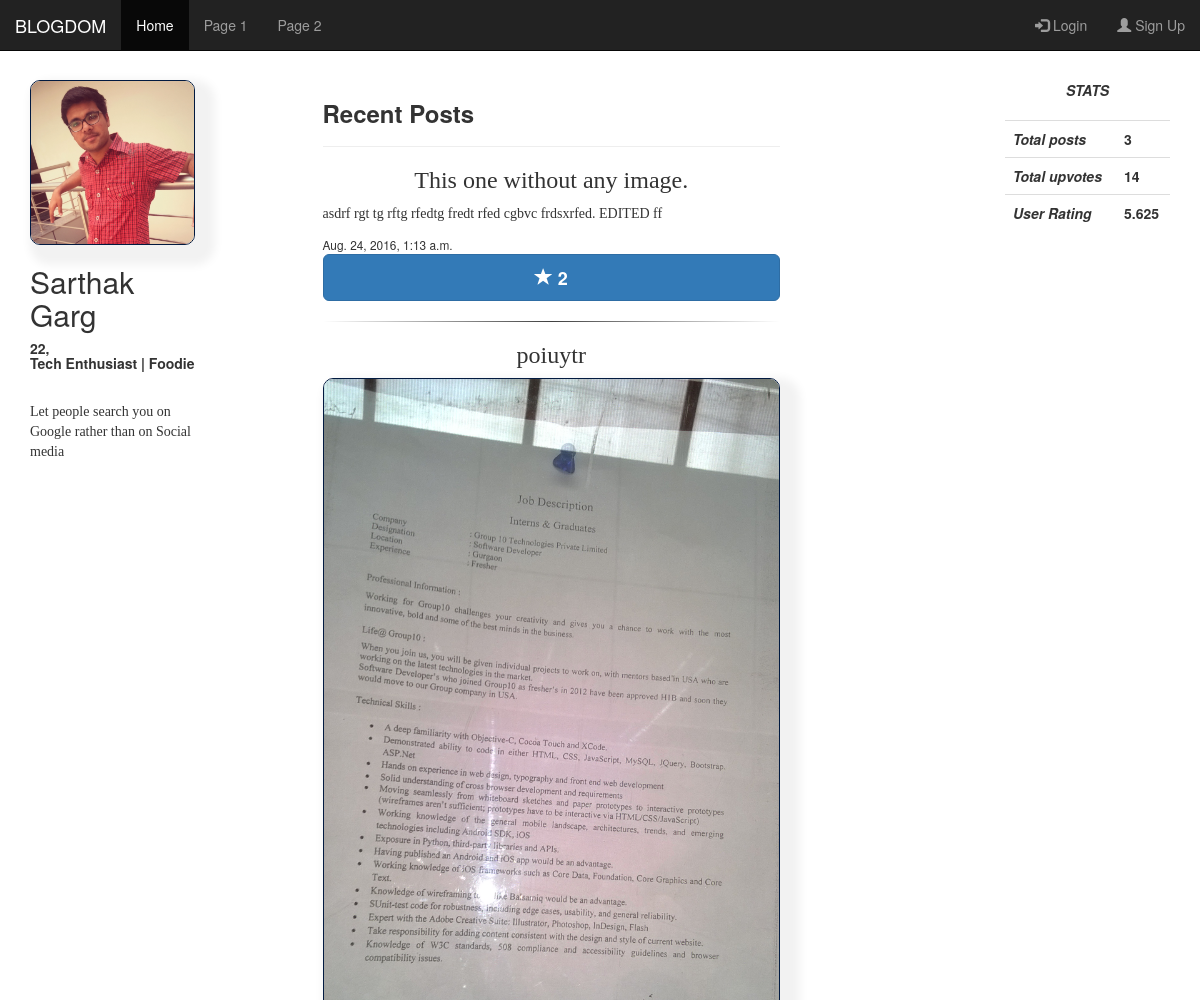
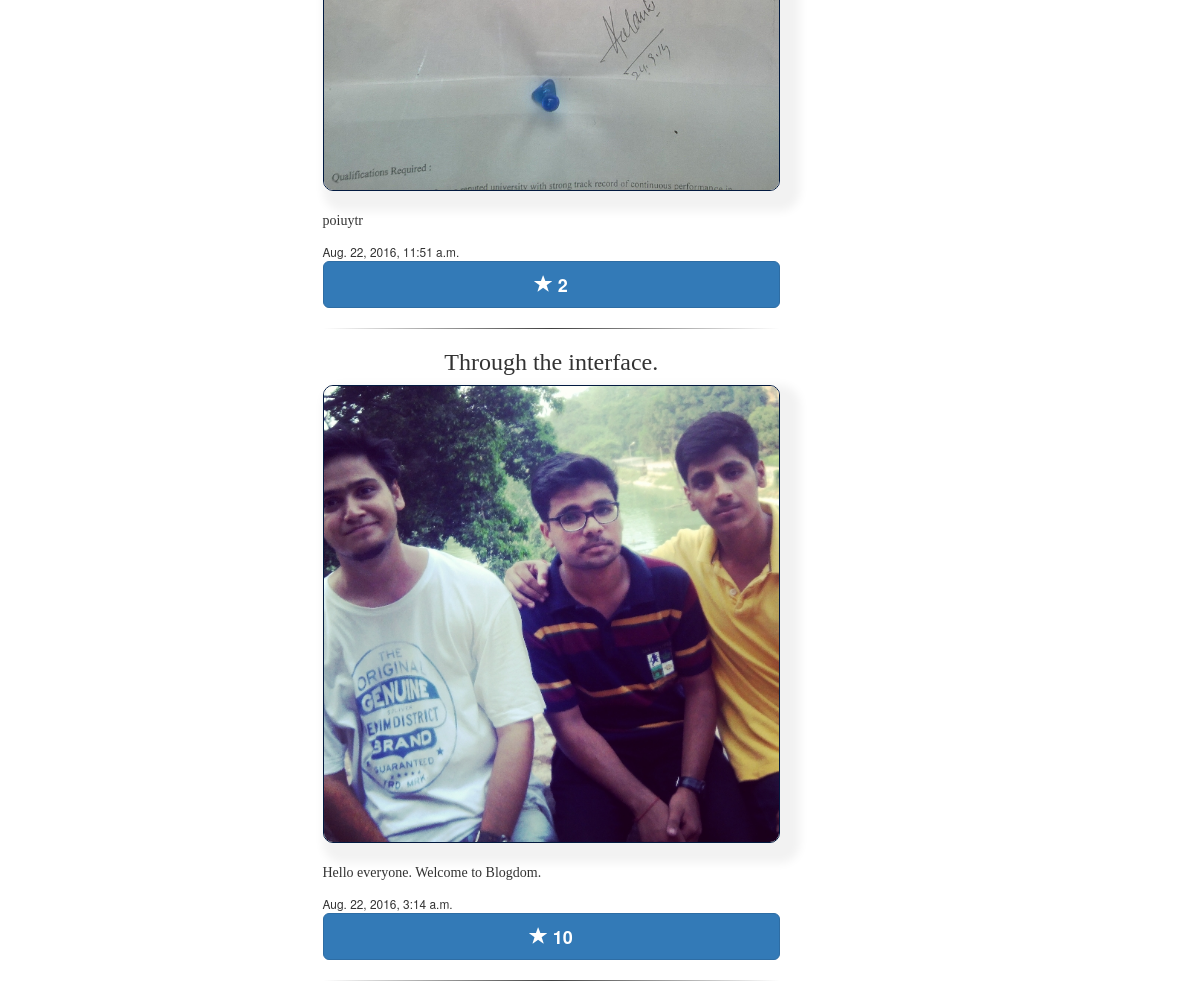
Page /blogs/gargsarthak30/ on the earlier database version (2 pictures, top to bottom).
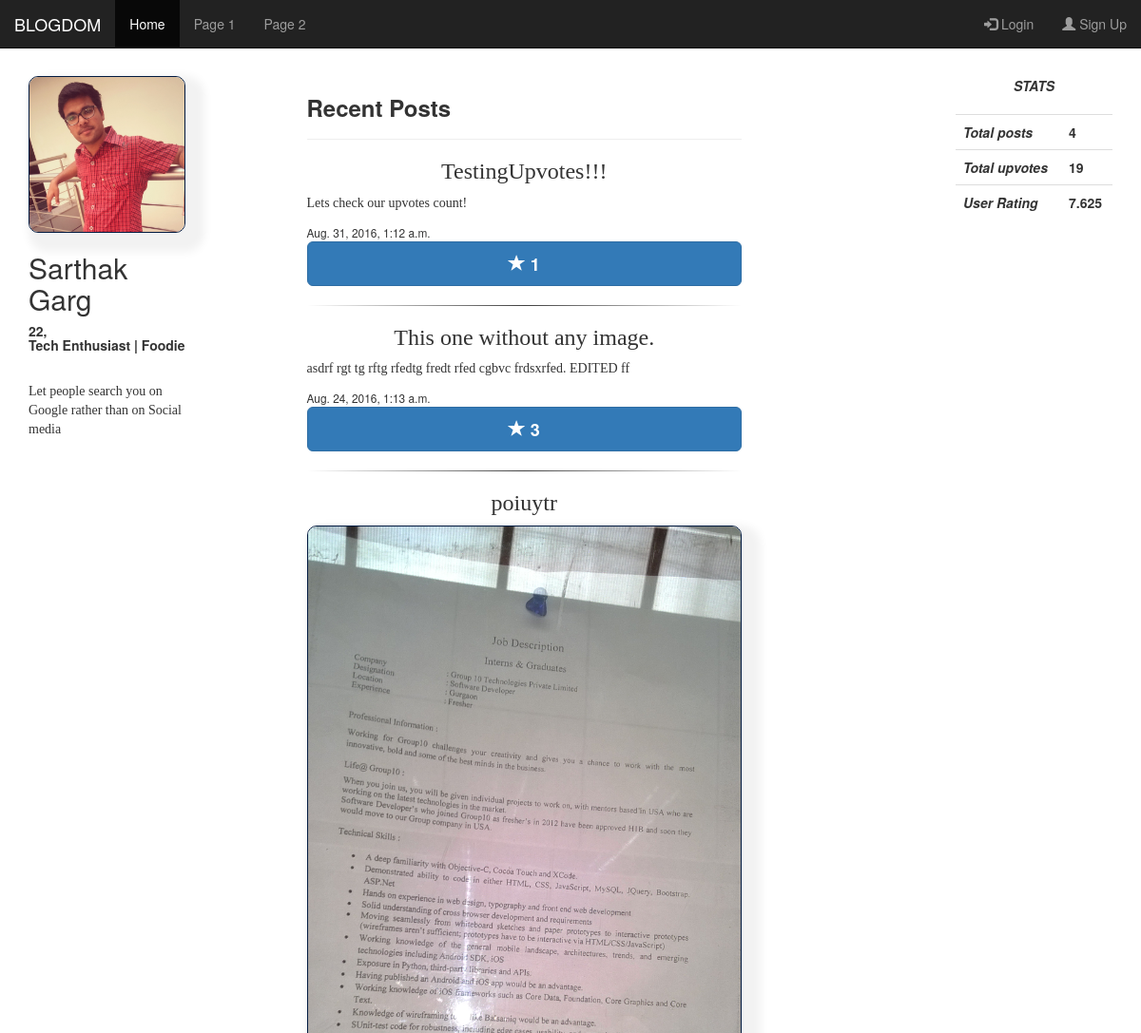
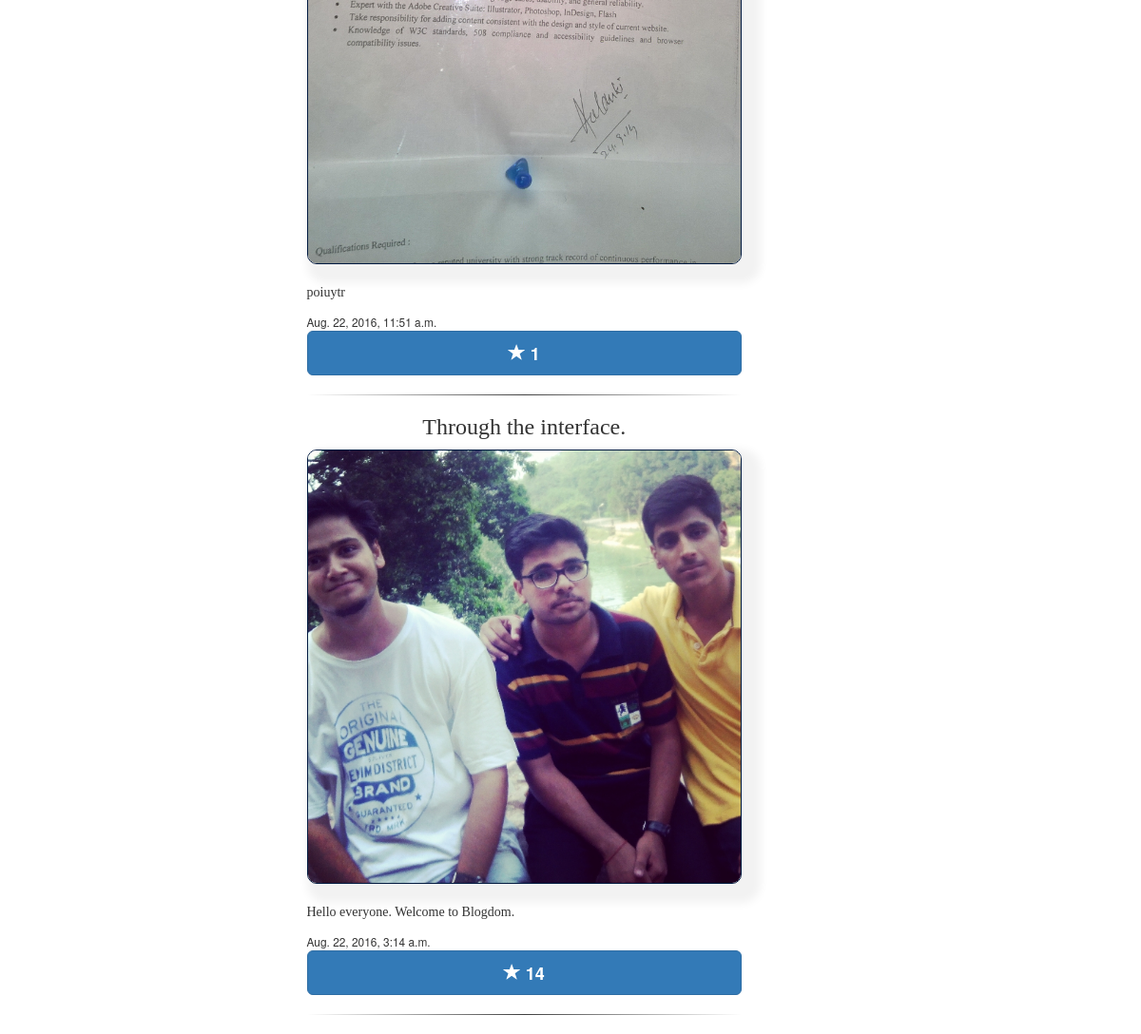
Same page on the later database version (2 pictures, top to bottom).
### blogs/models.py (models this page shows, shortened)
class Post(models.Model):
    blogger = models.ForeignKey(UserBlogdom, on_delete=models.CASCADE)
    heading = models.CharField(max_length=150)
    blog_content = models.TextField()
    public = models.BooleanField(default=True)
    upvotes = models.IntegerField(default=0)
    time = models.DateTimeField(editable=False, default=timezone.now)
    image = models.ImageField(blank=True, null=True, upload_to=content_post_image)

class UserBlogdom(models.Model):
    user = models.OneToOneField(User)
    first_name = models.CharField(max_length=50)
    last_name = models.CharField(max_length=50)
    email = models.EmailField(null=False, blank=False)
    age = models.PositiveSmallIntegerField(blank=True, null=True, validators=[MaxValueValidator(100)])
    bio = models.CharField(max_length=150, blank=True, null=True)
    description = models.CharField(max_length=500, blank=True, null=True)
    profile_picture = models.ImageField(blank=True, null=True, upload_to=content_profile_picture)
    User.profile = property(lambda u: UserBlogdom.objects.get_or_create(user=u)[0])
    def __str__(self):
        desc = self.user.username
        return desc
    def count_upvotes(self):
        total_upvotes = self.post_set.all().aggregate(Sum('upvotes'))
        return total_upvotes
    def count_posts(self):
        total_posts = self.post_set.all().count()
        return total_posts
    def get_rating(self):
        upvotes = self.count_upvotes().get('upvotes__sum')
        posts = self.count_posts()
        if upvotes is None:
            upvotes = 0
        rating = float((((upvotes * 0.75) + (posts * 0.25))/2))
        return rating

### blogs/views.py (the view)
# urls.py: url(r'^(?P<pk>[\w-]+)/$', views.UserProfile, name='user_profile'),
def UserProfile(request, pk):
    u = UserBlogdom.objects.get(user__username=pk)
    posts = u.post_set.all().order_by('-time')
    return render(request, 'blogs/user_profile.html', {'user': u, 'posts': posts})

### blogs/templates/blogs/user_profile.html (shortened to what this page needs)
{% extends 'blogs/base.html' %}
{% block content %}
<br/>
<br/>
<div class = "container-fluid">
    <div class = "col-md-2">
        {% if user.profile_picture %}
            <img src = "{{user.profile_picture.url}}" class = "img-responsive">
        {% endif %}
        <h2> {{user.first_name}} {{user.last_name}} </h2>
        <h5>
            <b>{{user.age}},<br/>{{user.bio}}</b>
        </h5>
        <br/>
        <p style = "font-family: 'Ceviche+One', cursive;">{{user.description}}</p>
    </div>
    <div class = "col-md-1"></div>
        <div class = "col-md-5">
            <h3><b>Recent Posts</b></h3>
            <hr/>
            {% for pos in posts %}
            <center>
                <h3 style = "font-family: 'Ceviche+One', cursive;">{{pos.heading}}
                </h3>
            </center>
                {% if pos.image %}
                    <img src = "{{pos.image.url}}" class = "img-responsive">
                        <br/>
                {% endif %}
                    {% if pos.blog_content|length >= 270 %}
                <p style = "font-family: 'Oleo+Script', cursive;">
                    <span id = "more{{pos.id}}"> {{pos.blog_content|truncatewords:50}}
                    <a onclick="content({{pos.id}})">more</a></span>
                </p>
                {% else %}
                         <p style = "font-family: 'Oleo+Script', cursive;">{{pos.blog_content}}</p>
                    {% endif %}
                    <small>{{pos.time}}</small>
                    <button onclick = "upvotes_ajax({{pos.id}})" class = "btn btn-lg btn-primary btn-block"><b>
                      <span class="glyphicon glyphicon-star" aria-hidden="true"></span> <span id = "{{pos.id}}">{{pos.upvotes}}</span></b>
                    </button>
                     <hr  style = "border: 0; height: 1px; background-image: linear-gradient(to right, rgba(0, 0, 0, 0), rgba(0, 0, 0, 0.75), rgba(0, 0, 0, 0));"/>
                {% endfor %}
        </div>
        <div class="col-md-2"></div>
    <div class="col-md-2">
        <center><i><b>STATS</b></i></center>
        <br/>
        <table class="table table-hover table-inverse">
            <tr>
                <th><i>Total posts</i></th><th>{{ user.count_posts }}</th>
            </tr>
            <tr>
                <th><i>Total upvotes</i></th><th>{{ user.count_upvotes.upvotes__sum }}</th>
            </tr>
            <tr>
                <th><i>User Rating</i></th><th>{{ user.get_rating }}</th>
            </tr>
        </table>
    </div>
</div>
{% endblock %}

Differences in the rows shown:
computed for UserBlogdom "Sarthak": count_posts "3" → "4"; count_upvotes.upvotes__sum "14" → "19"; get_rating "5.625" → "7.625"
added Post: heading "TestingUpvotes!!!", blog_content "Lets check our upvotes count!", time "Aug. 31, 2016, 1:12 a.m.", upvotes "1"
changed Post "This one without any image.": upvotes "2" → "3"
changed Post "poiuytr": upvotes "2" → "1"
changed Post "Through the interface.": upvotes "10" → "14"
